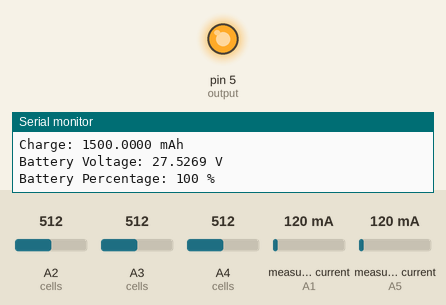
The sketch below on a simulated Arduino Uno, built with avr-gcc and run on an emulated ATmega328P. Shown: output pins drawn as LEDs (lit = HIGH), the last lines printed to the serial monitor. The test bench sets the inputs (shaded band); at power-on: A4 (cells) = 512, A2 (cells) = 512, A3 (cells) = 512, measured current (sensors on A1, A5) 120 mA.

Above: at 1.2 s.
1.3 s: A4 (cells) set to 199
2.8 s: A4 (cells) set to 178
At 4.0 s:
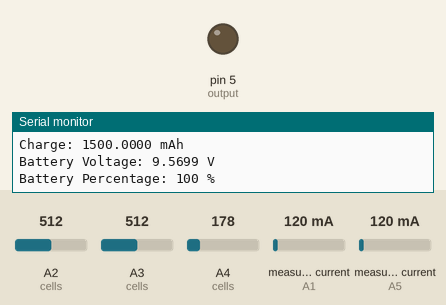
4.3 s: A4 (cells) set to 306
At 5.3 s:
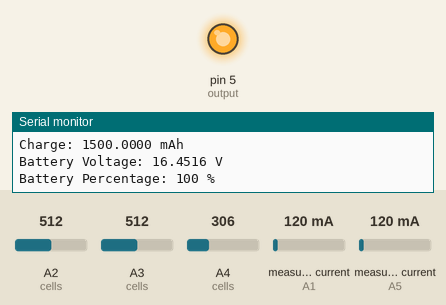
5.8 s: A4 (cells) set to 90
At 6.5 s:
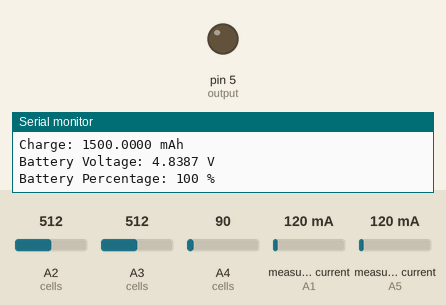
Timing chart, 0 to 8.3 s (numbered marks = the images above; inputs shaded):
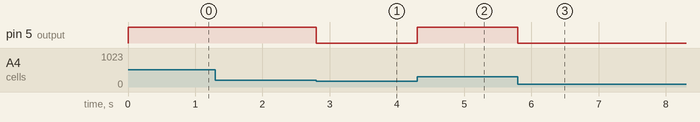

Measured:
- the behaviour switches between 186 and 185 on A4 (cells) (found by bisection; images 0 and 1)
- after the input at 2.8 s, pin 5 (output): HIGH → LOW at once
- after the input at 4.3 s, pin 5 (output): LOW → HIGH at once
- after the input at 5.8 s, pin 5 (output): HIGH → LOW at once

The sketch:

SOC_Estimation.ino
```cpp
#include "ACS712.h"
#define currentOut A5
#define currentIn A1
#define chargePin 9
#define output 5
#define cell1 A2
#define cell2 A3
#define cell3 A4
ACS712  cout(currentOut, 5.0, 1023, 100);
ACS712  cin(currentIn, 5.0, 1023, 100);
const float battCapacity = 1500, fullChargeVoltage = 12.4, lowChargeVoltage = 10.0;
double charge = 0.0;
float batteryVoltage;
float cell_voltage[3] = {};
float batteryPercentage;
byte cells[3] = {cell1, cell2, cell3};
unsigned long lastMillis = 0;
struct BMS     //creating a BMS class
{
  void initializeBMS() //method for initializing the BMS
  {
    Serial.begin(115200);
    pinMode(output, 1);
    for (byte i = 0; i < 3; ++i)
    {
      pinMode(cells[i], 0);
    }
    float temp = (analogRead(cells[2]) * 55.0) / 1023.0;
    if(temp > lowChargeVoltage && temp < fullChargeVoltage)
    {
      while(1)
      {
        digitalWrite(output, 1);
        delay(3000);
        digitalWrite(output, 0);
        delay(1500);
      }
    }
    else if(temp <= lowChargeVoltage)
    {
      while(1);
    }
    charge = battCapacity;
    pinMode(currentOut, 0);
    pinMode(currentIn, 0);
    cout.autoMidPoint();
    cin.autoMidPoint();
  }
  void readCellVoltages() //method for reading cell voltages
  {
    digitalWrite(chargePin, 0);
    batteryVoltage = 0;
    for (byte i = 0; i < 3; ++i)
    {
      float voltage = analogRead(cells[i]);
      voltage = (voltage * 55.0) / 1023.0;
      cell_voltage[i] = voltage;
    }
    cell_voltage[1] -= cell_voltage[0];
    cell_voltage[2] -= (cell_voltage[1] + cell_voltage[0]);
    batteryVoltage = analogRead(cells[2]);
    batteryVoltage = (batteryVoltage * 55.0) / 1023.0;
    if (batteryVoltage >= fullChargeVoltage)
    {
      digitalWrite(chargePin, 0);
      digitalWrite(output, 1);
    }
    else if (batteryVoltage < lowChargeVoltage)
    {
      digitalWrite(output, 0);
      digitalWrite(chargePin, 1);
    }
    else {
      digitalWrite(output, 1);
      digitalWrite(chargePin, 1);
    }
  }
  void countQ()
  {
    if (millis() - lastMillis >= 1000)
    {
      double d = cout.mA_DC();
      double c = cin.mA_DC();
      if (d > 0)
      {
        Serial.print(F("Discharge Current: "));
        Serial.print(d, 4);
        Serial.println(F(" mA"));
        charge = charge - (d * 0.0002777d);
        if(charge < 0)
        {
          charge = 0;
        }
      }
      if (c > 100)
      {
        Serial.print(F("Charging Current: "));
        Serial.print(c, 4);
        Serial.println(F(" mA"));
        charge = charge + (c * 0.0002777d);
      }
      showValues();
      lastMillis = millis();
    }
  }
  void showValues() //method for displaying values and parameters
  {
    Serial.print(F("Cell 1: "));
    Serial.println(cell_voltage[0], 4);
    Serial.print(F("Cell 2: "));
    Serial.println(cell_voltage[1], 4);
    Serial.print(F("Cell 3: "));
    Serial.println(cell_voltage[2], 4);
    Serial.print(F("Charge: "));
    Serial.print(charge, 4);
    Serial.println(F(" mAh"));
    Serial.print(F("Battery Voltage: "));
    Serial.print(batteryVoltage, 4);
    Serial.println(F(" V"));
    computePercentage();
    Serial.print(F("Battery Percentage: "));
    Serial.print(batteryPercentage, 0);
    Serial.println(F(" %"));
    Serial.print("\n\n");
  }
  void computePercentage()
  {
    batteryPercentage = (charge / battCapacity) * 100;
    if(batteryPercentage > 100)
    {
      batteryPercentage = 100;
    }
  }
};
BMS bms; //creating a BMS object
void setup() {
  bms.initializeBMS(); //initializing the BMS
}

void loop() {
  bms.readCellVoltages();
  bms.countQ();
}
```
